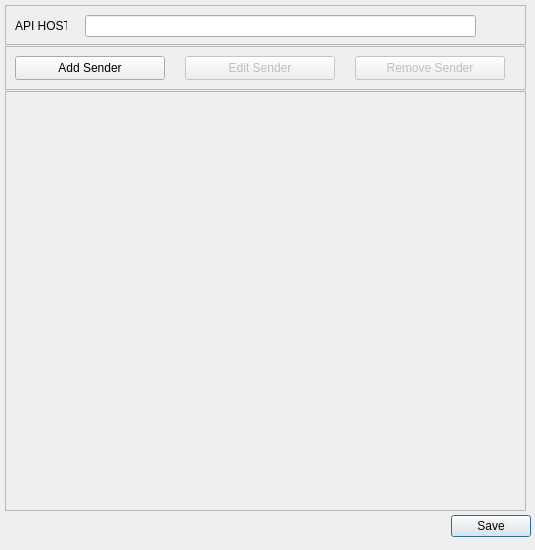
<?xml version="1.0" encoding="UTF-8"?>
<ui version="4.0">
 <class>Dialog</class>
 <widget class="QDialog" name="Dialog">
  <property name="geometry">
   <rect>
    <x>0</x>
    <y>0</y>
    <width>535</width>
    <height>550</height>
   </rect>
  </property>
  <property name="minimumSize">
   <size>
    <width>535</width>
    <height>550</height>
   </size>
  </property>
  <property name="maximumSize">
   <size>
    <width>535</width>
    <height>550</height>
   </size>
  </property>
  <property name="focusPolicy">
   <enum>Qt::FocusPolicy::WheelFocus</enum>
  </property>
  <property name="windowTitle">
   <string>Configure</string>
  </property>
  <widget class="QDialogButtonBox" name="buttonBox">
   <property name="geometry">
    <rect>
     <x>0</x>
     <y>510</y>
     <width>531</width>
     <height>32</height>
    </rect>
   </property>
   <property name="autoFillBackground">
    <bool>false</bool>
   </property>
   <property name="orientation">
    <enum>Qt::Orientation::Horizontal</enum>
   </property>
   <property name="standardButtons">
    <set>QDialogButtonBox::StandardButton::Save</set>
   </property>
  </widget>
  <widget class="QWidget" name="formLayoutWidget_2">
   <property name="geometry">
    <rect>
     <x>0</x>
     <y>0</y>
     <width>531</width>
     <height>511</height>
    </rect>
   </property>
   <layout class="QFormLayout" name="formLayout">
    <property name="sizeConstraint">
     <enum>QLayout::SizeConstraint::SetDefaultConstraint</enum>
    </property>
    <property name="labelAlignment">
     <set>Qt::AlignmentFlag::AlignCenter</set>
    </property>
    <property name="formAlignment">
     <set>Qt::AlignmentFlag::AlignHCenter|Qt::AlignmentFlag::AlignTop</set>
    </property>
    <property name="horizontalSpacing">
     <number>1</number>
    </property>
    <property name="verticalSpacing">
     <number>1</number>
    </property>
    <property name="leftMargin">
     <number>5</number>
    </property>
    <property name="topMargin">
     <number>5</number>
    </property>
    <property name="rightMargin">
     <number>5</number>
    </property>
    <item row="0" column="0" colspan="2">
     <widget class="QFrame" name="frame_2">
      <property name="minimumSize">
       <size>
        <width>500</width>
        <height>40</height>
       </size>
      </property>
      <property name="frameShape">
       <enum>QFrame::Shape::StyledPanel</enum>
      </property>
      <property name="frameShadow">
       <enum>QFrame::Shadow::Raised</enum>
      </property>
      <widget class="QLabel" name="label_6">
       <property name="geometry">
        <rect>
         <x>10</x>
         <y>10</y>
         <width>52</width>
         <height>22</height>
        </rect>
       </property>
       <property name="text">
        <string>API HOST</string>
       </property>
      </widget>
      <widget class="QLineEdit" name="apiServer">
       <property name="geometry">
        <rect>
         <x>80</x>
         <y>10</y>
         <width>391</width>
         <height>22</height>
        </rect>
       </property>
      </widget>
     </widget>
    </item>
    <item row="1" column="0" colspan="2">
     <widget class="QFrame" name="frame">
      <property name="minimumSize">
       <size>
        <width>0</width>
        <height>44</height>
       </size>
      </property>
      <property name="frameShape">
       <enum>QFrame::Shape::StyledPanel</enum>
      </property>
      <property name="frameShadow">
       <enum>QFrame::Shadow::Raised</enum>
      </property>
      <property name="midLineWidth">
       <number>0</number>
      </property>
      <widget class="QPushButton" name="add_button">
       <property name="geometry">
        <rect>
         <x>10</x>
         <y>10</y>
         <width>150</width>
         <height>24</height>
        </rect>
       </property>
       <property name="minimumSize">
        <size>
         <width>150</width>
         <height>0</height>
        </size>
       </property>
       <property name="maximumSize">
        <size>
         <width>200</width>
         <height>16777215</height>
        </size>
       </property>
       <property name="text">
        <string>Add Sender</string>
       </property>
      </widget>
      <widget class="QPushButton" name="edit_button">
       <property name="enabled">
        <bool>false</bool>
       </property>
       <property name="geometry">
        <rect>
         <x>180</x>
         <y>10</y>
         <width>150</width>
         <height>24</height>
        </rect>
       </property>
       <property name="minimumSize">
        <size>
         <width>150</width>
         <height>0</height>
        </size>
       </property>
       <property name="maximumSize">
        <size>
         <width>200</width>
         <height>16777215</height>
        </size>
       </property>
       <property name="text">
        <string>Edit Sender</string>
       </property>
      </widget>
      <widget class="QPushButton" name="remove_button">
       <property name="enabled">
        <bool>false</bool>
       </property>
       <property name="geometry">
        <rect>
         <x>350</x>
         <y>10</y>
         <width>150</width>
         <height>24</height>
        </rect>
       </property>
       <property name="minimumSize">
        <size>
         <width>150</width>
         <height>0</height>
        </size>
       </property>
       <property name="maximumSize">
        <size>
         <width>200</width>
         <height>16777215</height>
        </size>
       </property>
       <property name="text">
        <string>Remove Sender</string>
       </property>
      </widget>
     </widget>
    </item>
    <item row="2" column="0" colspan="2">
     <widget class="QScrollArea" name="scrollArea">
      <property name="widgetResizable">
       <bool>true</bool>
      </property>
      <widget class="QWidget" name="scrollAreaWidgetContents_2">
       <property name="geometry">
        <rect>
         <x>0</x>
         <y>0</y>
         <width>519</width>
         <height>417</height>
        </rect>
       </property>
      </widget>
     </widget>
    </item>
   </layout>
  </widget>
 </widget>
 <resources/>
 <connections>
  <connection>
   <sender>buttonBox</sender>
   <signal>accepted()</signal>
   <receiver>Dialog</receiver>
   <slot>accept()</slot>
   <hints>
    <hint type="sourcelabel">
     <x>248</x>
     <y>254</y>
    </hint>
    <hint type="destinationlabel">
     <x>157</x>
     <y>274</y>
    </hint>
   </hints>
  </connection>
  <connection>
   <sender>buttonBox</sender>
   <signal>rejected()</signal>
   <receiver>Dialog</receiver>
   <slot>reject()</slot>
   <hints>
    <hint type="sourcelabel">
     <x>316</x>
     <y>260</y>
    </hint>
    <hint type="destinationlabel">
     <x>286</x>
     <y>274</y>
    </hint>
   </hints>
  </connection>
 </connections>
</ui>
